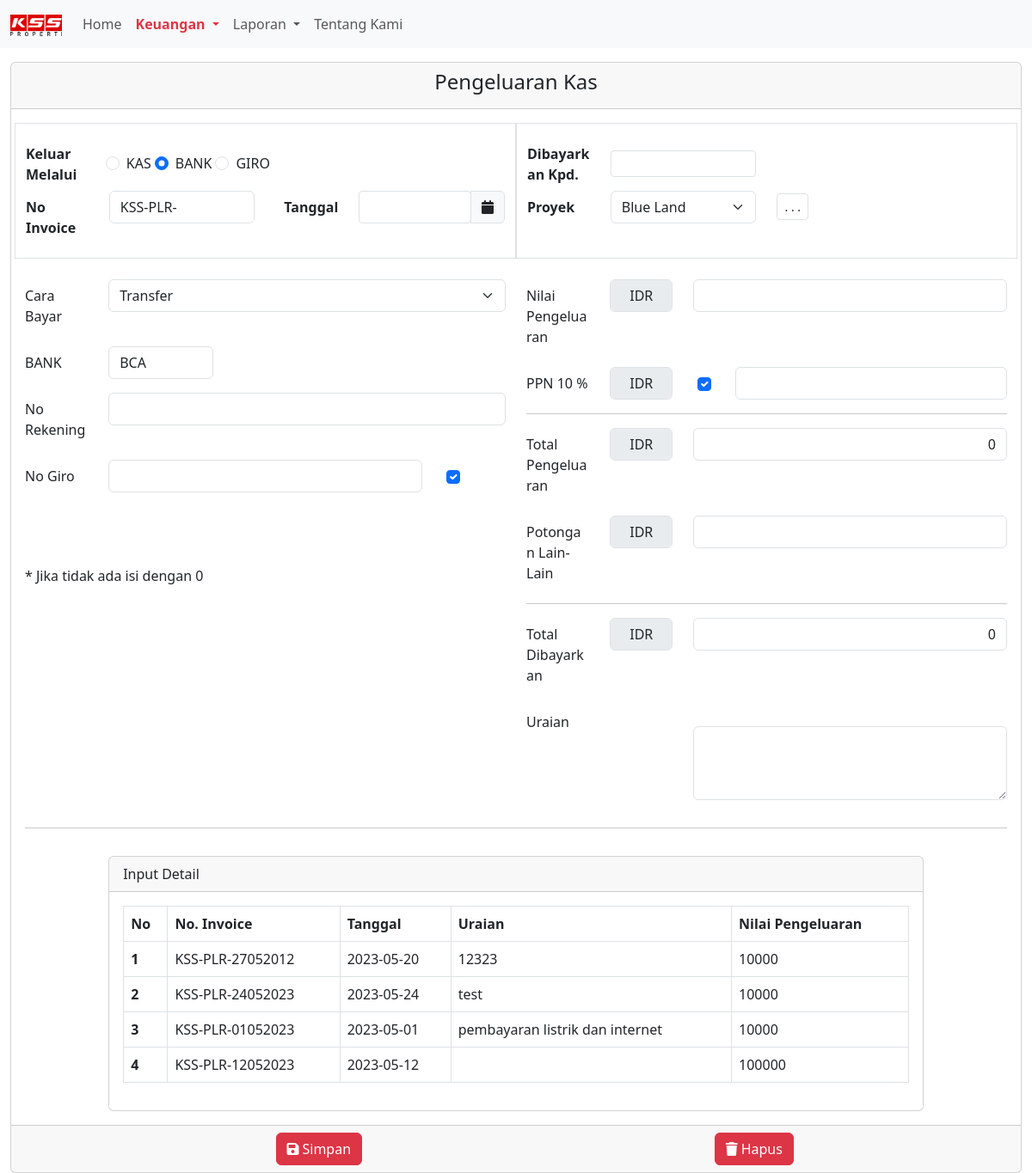
Before: /keuangan-pengeluaran.php with the older database file.
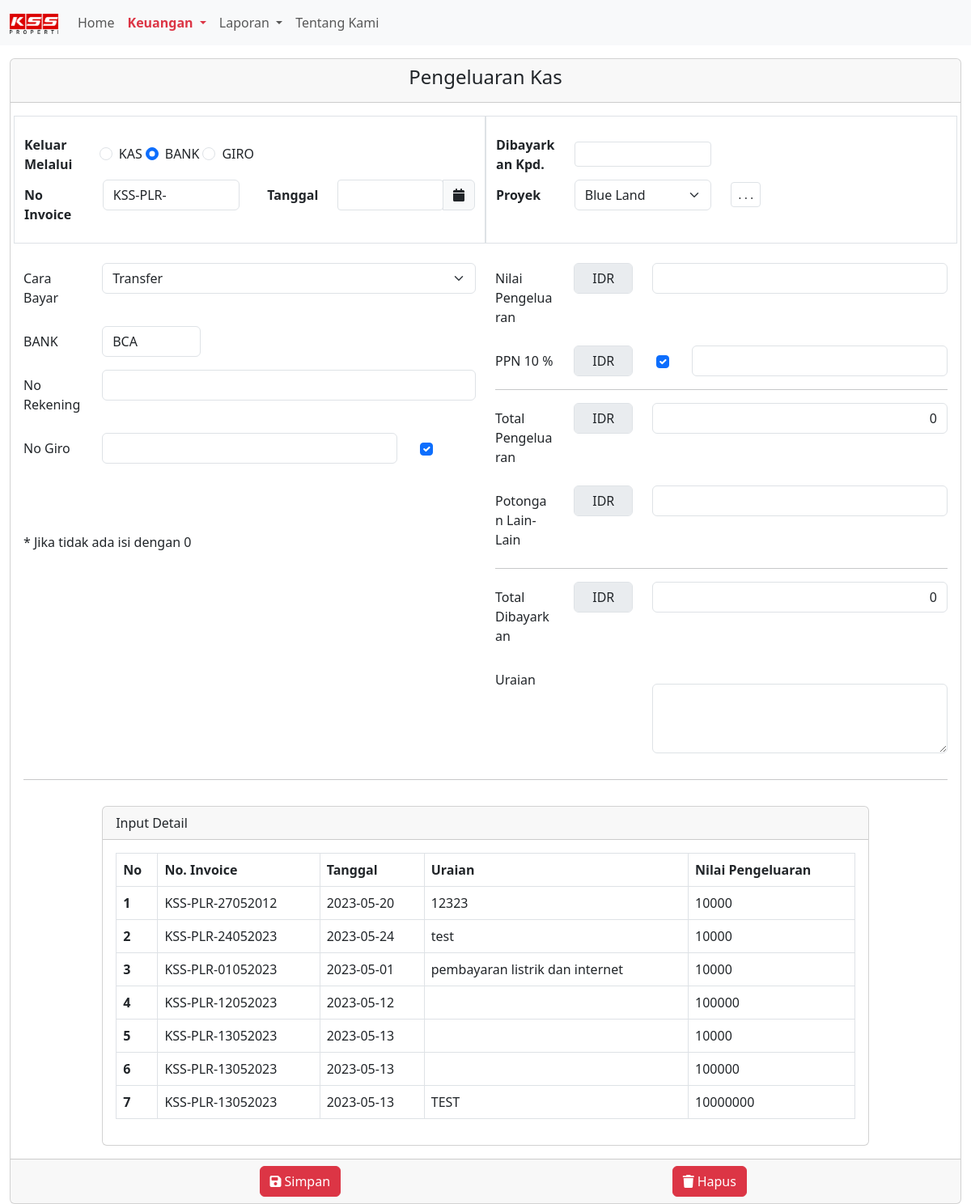
After: the same page with the newer database file.
### tables this page shows
CREATE TABLE `pengeluaran_kas` (
  `id_pengeluaran` int NOT NULL,
  `payment` varchar(255) DEFAULT NULL,
  `no_invoice` varchar(255) DEFAULT NULL,
  `tanggal` date DEFAULT NULL,
  `cara_bayar` varchar(255) DEFAULT NULL,
  `kode_bank` varchar(255) DEFAULT NULL,
  `no_rekening` varchar(255) DEFAULT NULL,
  `no_giro` varchar(255) DEFAULT NULL,
  `nama_dibayar` varchar(255) NOT NULL,
  `proyek` varchar(255) DEFAULT NULL,
  `nilaiPengeluaran` int DEFAULT NULL,
  `ppn` int DEFAULT NULL,
  `total_pengeluaran` int DEFAULT NULL,
  `pot_pph` int DEFAULT NULL,
  `pot_lain` int DEFAULT NULL,
  `total_bayar` int DEFAULT NULL,
  `uraian` varchar(255) DEFAULT NULL
);

### function.php (called while the page is built, shortened)
<?php
require "koneksi.php";
function query($query)
{
    global $conn;
    $result = mysqli_query($conn, $query);
    $rows = [];
    while ($row = mysqli_fetch_assoc($result)) {
        $rows[] = $row;
    }
    return $rows;
}

### keuangan-pengeluaran.php (the view, shortened to what the changed rows need)
<?php
require "function.php";
$pengeluaran = query("SELECT * FROM pengeluaran_kas LEFT JOIN proyek ON pengeluaran_kas.proyek = proyek.id");
?>
<!DOCTYPE html>
<html lang="en">
<head>
  <link rel="stylesheet" href="./src/style/global.css" />
  <link rel="stylesheet" href="./src/bootstrap/bootstrap.min.css" />
  <link rel="stylesheet" href="./src/style/all.min.css" />
</head>
<body>
  <section class="form-pengeluaran">
    <div class="container-fluid">
      <div class="card">
        <form action="" method="POST">
          <div class="card-body">
            <div class="row mt-3">
              <div class="col-10 offset-1">
                <div class="card">
                  <div class="card-body">
                    <table class="table table-bordered">
                      <thead>
                        <tr>
                          <th scope="col">No</th>
                          <th scope="col">No. Invoice</th>
                          <th scope="col">Tanggal</th>
                          <th scope="col">Uraian</th>
                          <th scope="col">Nilai Pengeluaran</th>
                        </tr>
                      </thead>
                      <tbody>
                        <?php foreach ($pengeluaran as $i => $row) : ?>
                          <tr>
                            <th scope="row"><?php echo ++$i ?></th>
                            <td><?php echo $row['no_invoice'] ?></td>
                            <td><?php echo $row['tanggal'] ?></td>
                            <td><?php echo $row['uraian'] ?></td>
                            <td><?php echo $row['nilaiPengeluaran'] ?></td>
                          </tr>
                        <?php endforeach; ?>
                      </tbody>
                    </table>
                  </div>
                </div>
              </div>
            </div>
          </div>
        </form>
      </div>
    </div>
  </section>
</body>
</html>

Changed rows visible on the page:
added pengeluaran_kas: no_invoice "KSS-PLR-13052023", tanggal "2023-05-13", nilaiPengeluaran "10000"
added pengeluaran_kas: no_invoice "KSS-PLR-13052023", tanggal "2023-05-13", nilaiPengeluaran "100000"
added pengeluaran_kas: no_invoice "KSS-PLR-13052023", tanggal "2023-05-13", uraian "TEST", nilaiPengeluaran "10000000"
